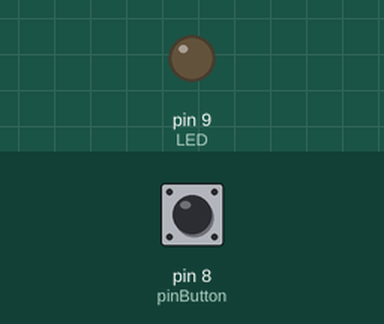
Recording of a sketch running on a simulated Arduino Uno, built with avr-gcc and run on an emulated ATmega328P. On the bench: output pins drawn as LEDs (lit = HIGH). Dashed ring = blinking. The inputs (shaded band) are chosen by the test bench; at power-on: pin 8 (pinButton) LOW.

Above: at 1.2 s.
1.3 s: pin 8 (pinButton) pulled HIGH for 1 s
At 2.9 s:
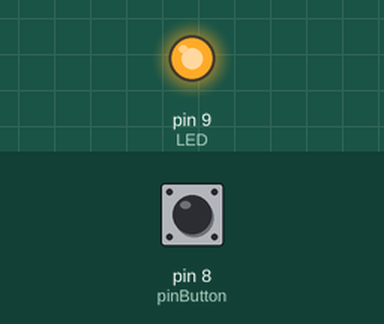
3.8 s: pin 8 (pinButton) pulled HIGH for 0.15 s
At 4.1 s:
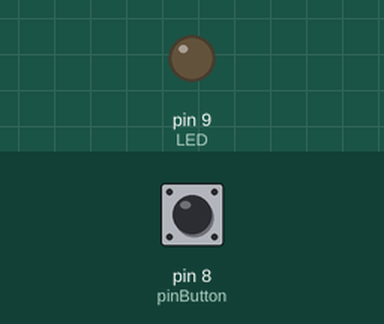
5.4 s: pin 8 (pinButton) pulled HIGH for 3.2 s
At 5.5 s:
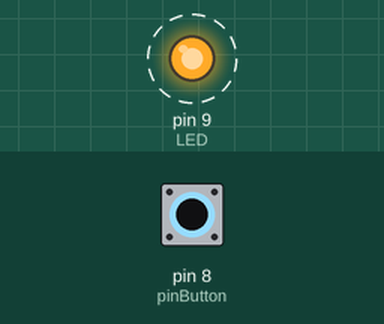
Timing chart, 0 to 9.9 s (numbered marks = the images above; inputs shaded):
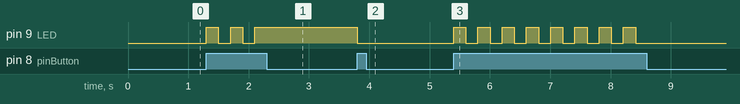

The sketch:

LED_Button.ino
```cpp
// Button Switch for Light

// Turns on and off a light emitting diode (LED) connected to digit pin
// When button is pressed

int pinButton = 8;
int LED = 9;
int stateLED = LOW;
int stateButton;
int previous = LOW;
long time = 0;
long debounce = 200;

void setup() {
  // put your setup code here, to run once:

  pinMode (pinButton, INPUT);
  pinMode (LED, OUTPUT);
}

void loop() {
  // put your main code here, to run repeatedly:

  stateButton = digitalRead (pinButton);

  if(stateButton == HIGH && previous == LOW && millis() - time > debounce)
  {
    if(stateLED == HIGH){
      stateLED = LOW;
    }
    else{
      stateLED = HIGH;
    }
    time = millis();
  }

  digitalWrite(LED, stateLED);
  previous == stateButton;
}
```

Measured:
- after the input at 1.3 s, pin 9 (LED): alternates HIGH for 0.20 s and LOW for 0.20 s, 5 changes in all, then stays HIGH, starting at once
- after the input at 3.8 s, pin 9 (LED): HIGH → LOW at once
- after the input at 5.4 s, pin 9 (LED): alternates HIGH for 0.20 s and LOW for 0.20 s, 16 changes in all, then stays LOW, starting at once
